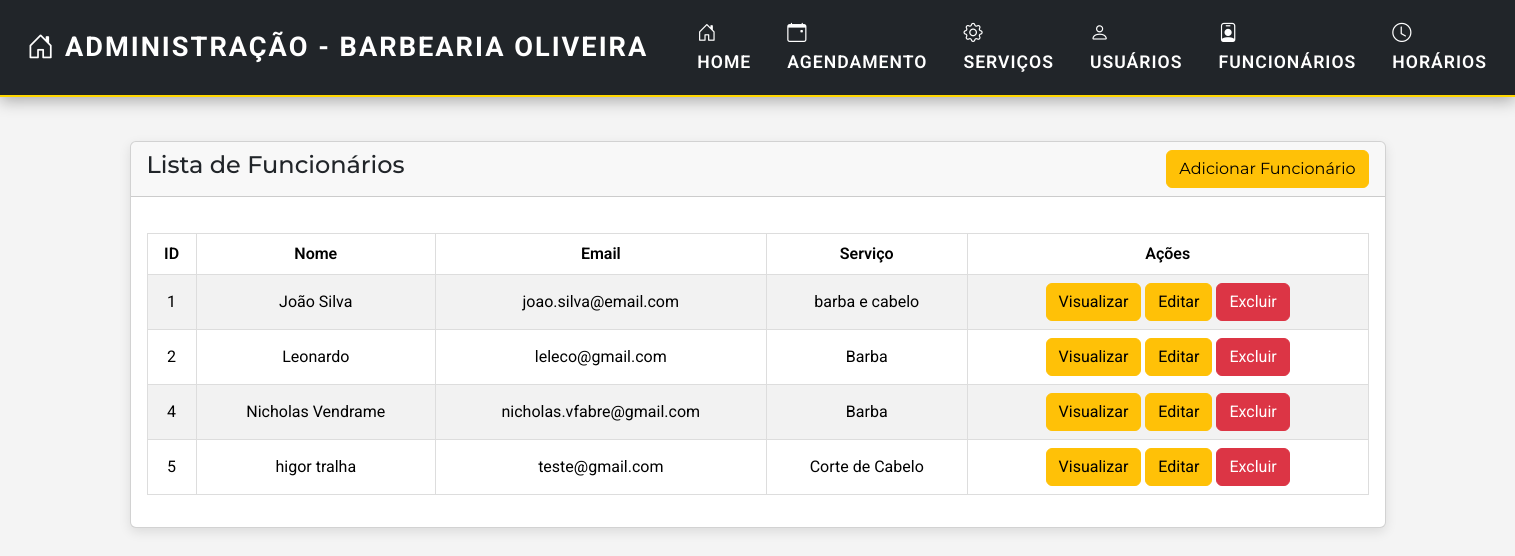
Page /admin/funcionarios/index-funcionarios.php on the committed database.
### tables this page shows
CREATE TABLE `funcionarios` (
  `id_funcionario` int(11) NOT NULL,
  `id_servico` int(11) DEFAULT NULL,
  `nome` varchar(100) NOT NULL,
  `email` varchar(100) NOT NULL
);

CREATE TABLE `servicos` (
  `id_servico` int(11) NOT NULL,
  `servico` varchar(90) DEFAULT NULL,
  `preco` varchar(20) DEFAULT NULL
);

### admin/funcionarios/index-funcionarios.php (the view, shortened to what this page needs)
<?php
include_once(__DIR__ . '/../../conexao.php');
?>
<!doctype html>
<html lang="pt-br">
<head>
</head>
<body>
  <?php include('../navbar.php'); ?>
  <div class="container mt-4">
    <div class="row">
      <div class="col-md-12">
        <div class="card">
          <div class="card-header">
            <h4>Lista de Funcionários</h4>
            <a href="criar-funcionario.php" class="btn btn-warning">Adicionar Funcionário</a>
          </div>
          <div class="card-body">
            <table class="table table-striped">
              <thead>
                <tr>
                  <th>ID</th>
                  <th>Nome</th>
                  <th>Email</th>
                  <th>Serviço</th>
                  <th>Ações</th>
                </tr>
              </thead>
              <tbody>
                <?php
                $sql = '
                  SELECT f.id_funcionario, f.nome, f.email, s.servico
                  FROM funcionarios f
                  JOIN servicos s ON f.id_servico = s.id_servico
                ';
                $funcionarios = mysqli_query($connection, $sql);
                if (mysqli_num_rows($funcionarios) > 0) {
                  foreach ($funcionarios as $funcionario) {
                ?>
                    <tr>
                      <td><?= $funcionario['id_funcionario'] ?></td>
                      <td><?= $funcionario['nome'] ?></td>
                      <td><?= $funcionario['email'] ?></td>
                      <td><?= $funcionario['servico'] ?></td>
                      <td>
                        <a href="funcionario-view.php?id=<?= urlencode($funcionario['id_funcionario']); ?>" class="btn btn-warning">Visualizar</a>
                        <a href="funcionario-edit.php?id=<?= urlencode($funcionario['id_funcionario']); ?>" class="btn btn-warning">Editar</a>
                        <form action="acoes-funcionarios.php" method="post" style="display: inline;">
                          <button onclick="return confirm('Tem certeza que deseja excluir?')" type="submit" name="delete_funcionario" value="<?= $funcionario['id_funcionario'] ?>" class="btn btn-danger">
                            Excluir
                          </button>
                        </form>
                      </td>
                    </tr>
                <?php
                  }
                } else {
                  echo "<tr><td colspan='5' class='text-center'>Nenhum funcionário encontrado</td></tr>";
                }
                ?>
              </tbody>
            </table>
          </div>
        </div>
      </div>
    </div>
  </div>
</body>
</html>

### admin/funcionarios/index-funcionarios.php (style rules this page uses)
body { font-family: 'Roboto', sans-serif; background-color: #f8f9fa; margin: 0; padding: 0; }
.card { background-color: #ffffff; border-radius: 15px; box-shadow: 0 4px 12px rgba(0, 0, 0, 0.1); margin: 20px; overflow: hidden; }
.card-header { background-color: #007bff; color: #ffffff; font-family: 'Montserrat', sans-serif; font-size: 1.6rem; font-weight: 600; padding: 20px 30px; display: flex; justify-content: space-between; align-items: center; }
.card-body { padding: 30px; }
.btn { display: inline-block; font-size: 1.1rem; font-weight: 600; padding: 12px 30px; border-radius: 25px; cursor: pointer; text-decoration: none; transition: all 0.3s ease; color: #fff; text-align: center; }
.btn-warning { background-color: #ffc107; }
.btn-danger { background-color: #dc3545; }
.table { width: 100%; margin-top: 20px; border-collapse: collapse; font-size: 1rem; }
.table th, .table td { border: 1px solid #ddd; padding: 15px; text-align: center; vertical-align: middle; }
.table th { background-color: #007bff; color: #fff; font-weight: 600; }
.table-striped tbody tr:nth-child(odd) { background-color: #f8f9fa; }
.table-striped tbody tr:nth-child(even) { background-color: #ffffff; }

### admin/navbar.php (style rules this page uses)
body { font-family: 'Roboto', sans-serif; margin: 0; padding: 0; background-color: #f4f4f4; }

### rows in the picture
funcionarios: id_funcionario "1", nome "João Silva", email "joao.silva@email.com", id_servico.servico "barba e cabelo"
funcionarios: id_funcionario "2", nome "Leonardo", email "leleco@gmail.com", id_servico.servico "Barba"
funcionarios: id_funcionario "4", nome "Nicholas Vendrame", email "nicholas.vfabre@gmail.com", id_servico.servico "Barba"
funcionarios: id_funcionario "5", nome "higor tralha", email "teste@gmail.com", id_servico.servico "Corte de Cabelo"
